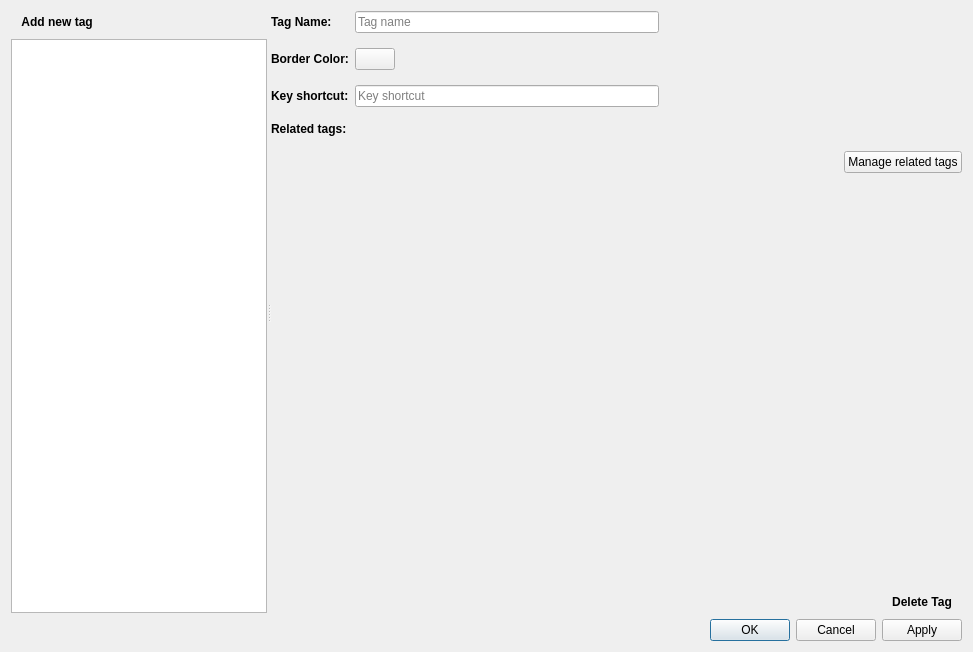
<?xml version="1.0" encoding="UTF-8"?>
<ui version="4.0">
 <class>TagDialog</class>
 <widget class="QDialog" name="TagDialog">
  <property name="geometry">
   <rect>
    <x>0</x>
    <y>0</y>
    <width>973</width>
    <height>652</height>
   </rect>
  </property>
  <property name="windowTitle">
   <string>Dialog</string>
  </property>
  <layout class="QVBoxLayout" name="verticalLayout">
   <item>
    <widget class="QSplitter" name="splitter">
     <property name="orientation">
      <enum>Qt::Horizontal</enum>
     </property>
     <widget class="QWidget" name="verticalLayoutWidget">
      <layout class="QVBoxLayout" name="verticalLayout_2">
       <item>
        <layout class="QHBoxLayout" name="horizontalLayout_8">
         <item>
          <widget class="QPushButton" name="btn_add">
           <property name="sizePolicy">
            <sizepolicy hsizetype="Maximum" vsizetype="Fixed">
             <horstretch>0</horstretch>
             <verstretch>0</verstretch>
            </sizepolicy>
           </property>
           <property name="styleSheet">
            <string notr="true">font-weight:bold</string>
           </property>
           <property name="text">
            <string>  Add new tag</string>
           </property>
           <property name="icon">
            <iconset resource="../resources.qrc">
             <normaloff>:/icons/add</normaloff>:/icons/add</iconset>
           </property>
           <property name="iconSize">
            <size>
             <width>16</width>
             <height>16</height>
            </size>
           </property>
           <property name="flat">
            <bool>true</bool>
           </property>
          </widget>
         </item>
         <item>
          <spacer name="horizontalSpacer_5">
           <property name="orientation">
            <enum>Qt::Horizontal</enum>
           </property>
           <property name="sizeHint" stdset="0">
            <size>
             <width>40</width>
             <height>20</height>
            </size>
           </property>
          </spacer>
         </item>
        </layout>
       </item>
       <item>
        <widget class="QListView" name="tag_list">
         <property name="sizePolicy">
          <sizepolicy hsizetype="Expanding" vsizetype="Expanding">
           <horstretch>1</horstretch>
           <verstretch>0</verstretch>
          </sizepolicy>
         </property>
        </widget>
       </item>
      </layout>
     </widget>
     <widget class="QWidget" name="tag_form" native="true">
      <property name="sizePolicy">
       <sizepolicy hsizetype="Preferred" vsizetype="Preferred">
        <horstretch>4</horstretch>
        <verstretch>0</verstretch>
       </sizepolicy>
      </property>
      <layout class="QGridLayout" name="gridLayout">
       <property name="verticalSpacing">
        <number>15</number>
       </property>
       <item row="2" column="0">
        <widget class="QLabel" name="label_4">
         <property name="font">
          <font>
           <weight>75</weight>
           <bold>true</bold>
          </font>
         </property>
         <property name="text">
          <string>Key shortcut:</string>
         </property>
        </widget>
       </item>
       <item row="3" column="0">
        <widget class="QLabel" name="label_2">
         <property name="font">
          <font>
           <weight>75</weight>
           <bold>true</bold>
          </font>
         </property>
         <property name="text">
          <string>Related tags:</string>
         </property>
        </widget>
       </item>
       <item row="0" column="0">
        <widget class="QLabel" name="label">
         <property name="font">
          <font>
           <weight>75</weight>
           <bold>true</bold>
          </font>
         </property>
         <property name="text">
          <string>Tag Name:</string>
         </property>
        </widget>
       </item>
       <item row="1" column="1">
        <layout class="QHBoxLayout" name="horizontalLayout_2">
         <item>
          <widget class="QPushButton" name="btn_color">
           <property name="sizePolicy">
            <sizepolicy hsizetype="Fixed" vsizetype="Fixed">
             <horstretch>0</horstretch>
             <verstretch>0</verstretch>
            </sizepolicy>
           </property>
           <property name="autoFillBackground">
            <bool>true</bool>
           </property>
           <property name="text">
            <string/>
           </property>
          </widget>
         </item>
         <item>
          <spacer name="horizontalSpacer">
           <property name="orientation">
            <enum>Qt::Horizontal</enum>
           </property>
           <property name="sizeHint" stdset="0">
            <size>
             <width>40</width>
             <height>20</height>
            </size>
           </property>
          </spacer>
         </item>
        </layout>
       </item>
       <item row="3" column="1">
        <widget class="QLabel" name="lbl_related_tags">
         <property name="text">
          <string/>
         </property>
        </widget>
       </item>
       <item row="1" column="0">
        <widget class="QLabel" name="label_3">
         <property name="font">
          <font>
           <weight>75</weight>
           <bold>true</bold>
          </font>
         </property>
         <property name="text">
          <string>Border Color:</string>
         </property>
        </widget>
       </item>
       <item row="0" column="1">
        <layout class="QHBoxLayout" name="horizontalLayout_5">
         <item>
          <widget class="QLineEdit" name="input_name">
           <property name="placeholderText">
            <string>Tag name</string>
           </property>
          </widget>
         </item>
         <item>
          <spacer name="horizontalSpacer_3">
           <property name="orientation">
            <enum>Qt::Horizontal</enum>
           </property>
           <property name="sizeHint" stdset="0">
            <size>
             <width>40</width>
             <height>20</height>
            </size>
           </property>
          </spacer>
         </item>
        </layout>
       </item>
       <item row="4" column="1">
        <layout class="QHBoxLayout" name="horizontalLayout_6">
         <item>
          <spacer name="horizontalSpacer_4">
           <property name="orientation">
            <enum>Qt::Horizontal</enum>
           </property>
           <property name="sizeHint" stdset="0">
            <size>
             <width>40</width>
             <height>20</height>
            </size>
           </property>
          </spacer>
         </item>
         <item>
          <widget class="QPushButton" name="btn_edit_related">
           <property name="text">
            <string>Manage related tags</string>
           </property>
          </widget>
         </item>
        </layout>
       </item>
       <item row="2" column="1">
        <layout class="QHBoxLayout" name="horizontalLayout_4">
         <item>
          <widget class="KeySequenceEdit" name="input_keyseq">
           <property name="placeholderText">
            <string>Key shortcut</string>
           </property>
          </widget>
         </item>
         <item>
          <spacer name="horizontalSpacer_2">
           <property name="orientation">
            <enum>Qt::Horizontal</enum>
           </property>
           <property name="sizeHint" stdset="0">
            <size>
             <width>40</width>
             <height>20</height>
            </size>
           </property>
          </spacer>
         </item>
        </layout>
       </item>
       <item row="5" column="0" colspan="2">
        <spacer name="verticalSpacer">
         <property name="orientation">
          <enum>Qt::Vertical</enum>
         </property>
         <property name="sizeHint" stdset="0">
          <size>
           <width>20</width>
           <height>40</height>
          </size>
         </property>
        </spacer>
       </item>
       <item row="6" column="0" colspan="2">
        <layout class="QHBoxLayout" name="horizontalLayout_9">
         <item>
          <spacer name="horizontalSpacer_6">
           <property name="orientation">
            <enum>Qt::Horizontal</enum>
           </property>
           <property name="sizeHint" stdset="0">
            <size>
             <width>40</width>
             <height>20</height>
            </size>
           </property>
          </spacer>
         </item>
         <item>
          <widget class="QPushButton" name="btn_delete">
           <property name="font">
            <font>
             <weight>75</weight>
             <bold>true</bold>
            </font>
           </property>
           <property name="text">
            <string>Delete Tag</string>
           </property>
           <property name="icon">
            <iconset resource="../resources.qrc">
             <normaloff>:/icons/delete</normaloff>:/icons/delete</iconset>
           </property>
           <property name="flat">
            <bool>true</bool>
           </property>
          </widget>
         </item>
        </layout>
       </item>
      </layout>
     </widget>
    </widget>
   </item>
   <item>
    <widget class="QDialogButtonBox" name="buttonBox">
     <property name="orientation">
      <enum>Qt::Horizontal</enum>
     </property>
     <property name="standardButtons">
      <set>QDialogButtonBox::Apply|QDialogButtonBox::Cancel|QDialogButtonBox::Ok</set>
     </property>
    </widget>
   </item>
  </layout>
 </widget>
 <customwidgets>
  <customwidget>
   <class>KeySequenceEdit</class>
   <extends>QLineEdit</extends>
   <header>AudioTagger/keysequenceedit.h</header>
  </customwidget>
 </customwidgets>
 <resources>
  <include location="../resources.qrc"/>
 </resources>
 <connections>
  <connection>
   <sender>buttonBox</sender>
   <signal>accepted()</signal>
   <receiver>TagDialog</receiver>
   <slot>accept()</slot>
   <hints>
    <hint type="sourcelabel">
     <x>248</x>
     <y>254</y>
    </hint>
    <hint type="destinationlabel">
     <x>157</x>
     <y>274</y>
    </hint>
   </hints>
  </connection>
  <connection>
   <sender>buttonBox</sender>
   <signal>rejected()</signal>
   <receiver>TagDialog</receiver>
   <slot>reject()</slot>
   <hints>
    <hint type="sourcelabel">
     <x>316</x>
     <y>260</y>
    </hint>
    <hint type="destinationlabel">
     <x>286</x>
     <y>274</y>
    </hint>
   </hints>
  </connection>
 </connections>
</ui>
